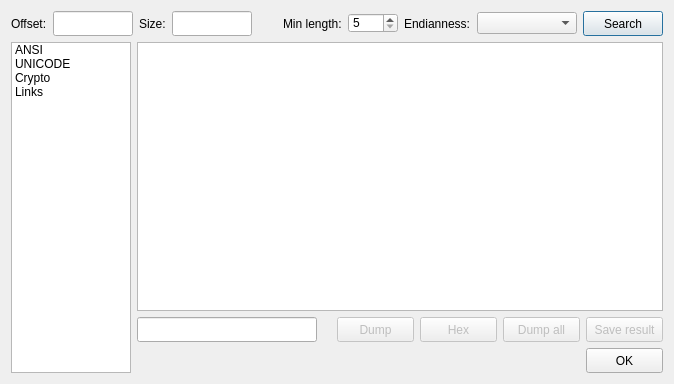
<?xml version="1.0" encoding="UTF-8"?>
<ui version="4.0">
 <class>DialogSearch</class>
 <widget class="QDialog" name="DialogSearch">
  <property name="windowModality">
   <enum>Qt::ApplicationModal</enum>
  </property>
  <property name="geometry">
   <rect>
    <x>0</x>
    <y>0</y>
    <width>674</width>
    <height>384</height>
   </rect>
  </property>
  <property name="windowTitle">
   <string>Search</string>
  </property>
  <property name="modal">
   <bool>true</bool>
  </property>
  <layout class="QVBoxLayout" name="verticalLayout_2">
   <item>
    <layout class="QHBoxLayout" name="horizontalLayout_3">
     <item>
      <widget class="QLabel" name="labelOffset">
       <property name="minimumSize">
        <size>
         <width>0</width>
         <height>25</height>
        </size>
       </property>
       <property name="maximumSize">
        <size>
         <width>16777215</width>
         <height>25</height>
        </size>
       </property>
       <property name="text">
        <string>Offset:</string>
       </property>
      </widget>
     </item>
     <item>
      <widget class="QLineEditX" name="lineEditOffset">
       <property name="sizePolicy">
        <sizepolicy hsizetype="Fixed" vsizetype="Fixed">
         <horstretch>0</horstretch>
         <verstretch>0</verstretch>
        </sizepolicy>
       </property>
       <property name="minimumSize">
        <size>
         <width>0</width>
         <height>25</height>
        </size>
       </property>
       <property name="maximumSize">
        <size>
         <width>80</width>
         <height>25</height>
        </size>
       </property>
       <property name="maxLength">
        <number>16</number>
       </property>
       <property name="alignment">
        <set>Qt::AlignCenter</set>
       </property>
      </widget>
     </item>
     <item>
      <widget class="QLabel" name="labelSize">
       <property name="minimumSize">
        <size>
         <width>0</width>
         <height>25</height>
        </size>
       </property>
       <property name="maximumSize">
        <size>
         <width>16777215</width>
         <height>25</height>
        </size>
       </property>
       <property name="text">
        <string>Size:</string>
       </property>
      </widget>
     </item>
     <item>
      <widget class="QLineEditX" name="lineEditSize">
       <property name="sizePolicy">
        <sizepolicy hsizetype="Fixed" vsizetype="Fixed">
         <horstretch>0</horstretch>
         <verstretch>0</verstretch>
        </sizepolicy>
       </property>
       <property name="minimumSize">
        <size>
         <width>0</width>
         <height>25</height>
        </size>
       </property>
       <property name="maximumSize">
        <size>
         <width>80</width>
         <height>25</height>
        </size>
       </property>
       <property name="maxLength">
        <number>16</number>
       </property>
       <property name="alignment">
        <set>Qt::AlignCenter</set>
       </property>
      </widget>
     </item>
     <item>
      <spacer name="horizontalSpacer">
       <property name="orientation">
        <enum>Qt::Horizontal</enum>
       </property>
       <property name="sizeHint" stdset="0">
        <size>
         <width>40</width>
         <height>20</height>
        </size>
       </property>
      </spacer>
     </item>
     <item>
      <widget class="QLabel" name="labelMinLength">
       <property name="text">
        <string>Min length:</string>
       </property>
      </widget>
     </item>
     <item>
      <widget class="QSpinBox" name="spinBoxMinLength">
       <property name="minimumSize">
        <size>
         <width>50</width>
         <height>20</height>
        </size>
       </property>
       <property name="maximumSize">
        <size>
         <width>50</width>
         <height>20</height>
        </size>
       </property>
       <property name="minimum">
        <number>5</number>
       </property>
      </widget>
     </item>
     <item>
      <widget class="QLabel" name="labelEndianness">
       <property name="text">
        <string>Endianness:</string>
       </property>
      </widget>
     </item>
     <item>
      <widget class="QComboBoxX" name="comboBoxEndianness">
       <property name="minimumSize">
        <size>
         <width>100</width>
         <height>0</height>
        </size>
       </property>
       <property name="maximumSize">
        <size>
         <width>100</width>
         <height>16777215</height>
        </size>
       </property>
      </widget>
     </item>
     <item>
      <widget class="QPushButtonX" name="pushButtonSearch">
       <property name="minimumSize">
        <size>
         <width>80</width>
         <height>25</height>
        </size>
       </property>
       <property name="maximumSize">
        <size>
         <width>80</width>
         <height>25</height>
        </size>
       </property>
       <property name="text">
        <string>Search</string>
       </property>
      </widget>
     </item>
    </layout>
   </item>
   <item>
    <layout class="QHBoxLayout" name="horizontalLayout_4">
     <item>
      <widget class="QListWidget" name="listWidgetMods">
       <property name="sizePolicy">
        <sizepolicy hsizetype="Expanding" vsizetype="Expanding">
         <horstretch>0</horstretch>
         <verstretch>0</verstretch>
        </sizepolicy>
       </property>
       <property name="minimumSize">
        <size>
         <width>120</width>
         <height>0</height>
        </size>
       </property>
       <property name="maximumSize">
        <size>
         <width>120</width>
         <height>16777215</height>
        </size>
       </property>
       <item>
        <property name="text">
         <string notr="true">ANSI</string>
        </property>
       </item>
       <item>
        <property name="text">
         <string notr="true">UNICODE</string>
        </property>
       </item>
       <item>
        <property name="text">
         <string notr="true">Crypto</string>
        </property>
       </item>
       <item>
        <property name="text">
         <string notr="true">Links</string>
        </property>
       </item>
      </widget>
     </item>
     <item>
      <layout class="QVBoxLayout" name="verticalLayout">
       <item>
        <widget class="QTableView" name="tableViewANSI">
         <property name="contextMenuPolicy">
          <enum>Qt::CustomContextMenu</enum>
         </property>
         <property name="editTriggers">
          <set>QAbstractItemView::NoEditTriggers</set>
         </property>
         <property name="selectionMode">
          <enum>QAbstractItemView::SingleSelection</enum>
         </property>
         <property name="selectionBehavior">
          <enum>QAbstractItemView::SelectRows</enum>
         </property>
         <property name="showGrid">
          <bool>true</bool>
         </property>
         <property name="sortingEnabled">
          <bool>true</bool>
         </property>
         <attribute name="verticalHeaderVisible">
          <bool>false</bool>
         </attribute>
        </widget>
       </item>
       <item>
        <layout class="QHBoxLayout" name="horizontalLayout_2">
         <item>
          <widget class="QLineEditX" name="lineEditFilter">
           <property name="sizePolicy">
            <sizepolicy hsizetype="Fixed" vsizetype="Fixed">
             <horstretch>0</horstretch>
             <verstretch>0</verstretch>
            </sizepolicy>
           </property>
           <property name="minimumSize">
            <size>
             <width>180</width>
             <height>25</height>
            </size>
           </property>
           <property name="maximumSize">
            <size>
             <width>180</width>
             <height>25</height>
            </size>
           </property>
           <property name="maxLength">
            <number>16</number>
           </property>
           <property name="alignment">
            <set>Qt::AlignCenter</set>
           </property>
          </widget>
         </item>
         <item>
          <spacer name="horizontalSpacer_3">
           <property name="orientation">
            <enum>Qt::Horizontal</enum>
           </property>
           <property name="sizeHint" stdset="0">
            <size>
             <width>13</width>
             <height>20</height>
            </size>
           </property>
          </spacer>
         </item>
         <item>
          <widget class="QPushButtonX" name="pushButtonDump">
           <property name="enabled">
            <bool>false</bool>
           </property>
           <property name="minimumSize">
            <size>
             <width>77</width>
             <height>25</height>
            </size>
           </property>
           <property name="maximumSize">
            <size>
             <width>77</width>
             <height>25</height>
            </size>
           </property>
           <property name="text">
            <string>Dump</string>
           </property>
          </widget>
         </item>
         <item>
          <widget class="QPushButtonX" name="pushButtonHEX">
           <property name="enabled">
            <bool>false</bool>
           </property>
           <property name="minimumSize">
            <size>
             <width>77</width>
             <height>25</height>
            </size>
           </property>
           <property name="maximumSize">
            <size>
             <width>77</width>
             <height>25</height>
            </size>
           </property>
           <property name="text">
            <string>Hex</string>
           </property>
          </widget>
         </item>
         <item>
          <widget class="QPushButtonX" name="pushButtonDumpAll">
           <property name="enabled">
            <bool>false</bool>
           </property>
           <property name="minimumSize">
            <size>
             <width>77</width>
             <height>25</height>
            </size>
           </property>
           <property name="maximumSize">
            <size>
             <width>77</width>
             <height>25</height>
            </size>
           </property>
           <property name="text">
            <string>Dump all</string>
           </property>
          </widget>
         </item>
         <item>
          <widget class="QPushButtonX" name="pushButtonSaveResult">
           <property name="enabled">
            <bool>false</bool>
           </property>
           <property name="minimumSize">
            <size>
             <width>77</width>
             <height>25</height>
            </size>
           </property>
           <property name="maximumSize">
            <size>
             <width>77</width>
             <height>25</height>
            </size>
           </property>
           <property name="text">
            <string>Save result</string>
           </property>
          </widget>
         </item>
        </layout>
       </item>
       <item>
        <layout class="QHBoxLayout" name="horizontalLayout">
         <item>
          <spacer name="horizontalSpacer_2">
           <property name="orientation">
            <enum>Qt::Horizontal</enum>
           </property>
           <property name="sizeHint" stdset="0">
            <size>
             <width>18</width>
             <height>20</height>
            </size>
           </property>
          </spacer>
         </item>
         <item>
          <widget class="QPushButtonX" name="pushButtonOK">
           <property name="minimumSize">
            <size>
             <width>77</width>
             <height>25</height>
            </size>
           </property>
           <property name="maximumSize">
            <size>
             <width>77</width>
             <height>25</height>
            </size>
           </property>
           <property name="text">
            <string>OK</string>
           </property>
          </widget>
         </item>
        </layout>
       </item>
      </layout>
     </item>
    </layout>
   </item>
  </layout>
 </widget>
 <customwidgets>
  <customwidget>
   <class>QPushButtonX</class>
   <extends>QPushButton</extends>
   <header>qpushbuttonx.h</header>
  </customwidget>
  <customwidget>
   <class>QLineEditX</class>
   <extends>QLineEdit</extends>
   <header>qlineeditx.h</header>
  </customwidget>
  <customwidget>
   <class>QComboBoxX</class>
   <extends>QComboBox</extends>
   <header>qcomboboxx.h</header>
  </customwidget>
 </customwidgets>
 <resources/>
 <connections/>
</ui>
